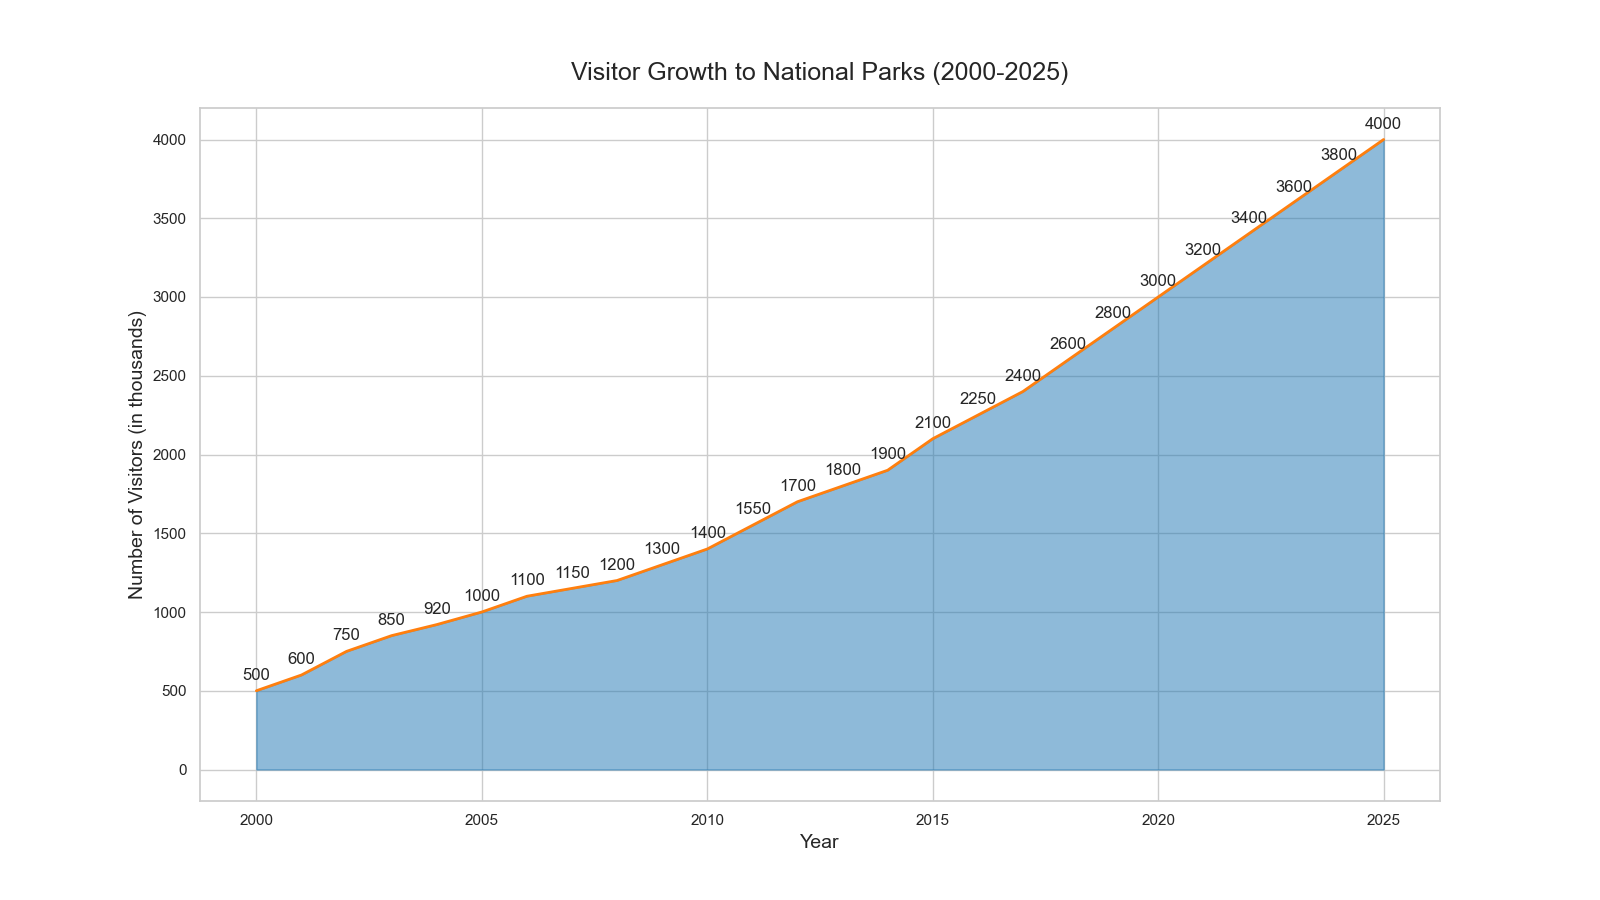

Generate this figure with Python:

import matplotlib.pyplot as plt
import pandas as pd

data = {
    'Year': [2000, 2001, 2002, 2003, 2004, 2005, 2006, 2007, 2008, 2009, 2010,
             2011, 2012, 2013, 2014, 2015, 2016, 2017, 2018, 2019, 2020,
             2021, 2022, 2023, 2024, 2025],
    'Visitors': [500, 600, 750, 850, 920, 1000, 1100, 1150, 1200, 1300, 1400,
                 1550, 1700, 1800, 1900, 2100, 2250, 2400, 2600, 2800, 3000,
                 3200, 3400, 3600, 3800, 4000]
}

df = pd.DataFrame(data)

plt.figure(figsize=(16, 9))
plt.fill_between(df['Year'], df['Visitors'], color='#1f77b4', alpha=0.5)
plt.plot(df['Year'], df['Visitors'], color='#ff7f0e', linewidth=2)

plt.title('Visitor Growth to National Parks (2000-2025)', fontsize=18, pad=20)
plt.xlabel('Year', fontsize=14)
plt.ylabel('Number of Visitors (in thousands)', fontsize=14)

for i in range(len(df)):
    plt.text(df['Year'][i], df['Visitors'][i] + 50, str(df['Visitors'][i]), ha='center', va='bottom')

plt.grid(True)
plt.show()
